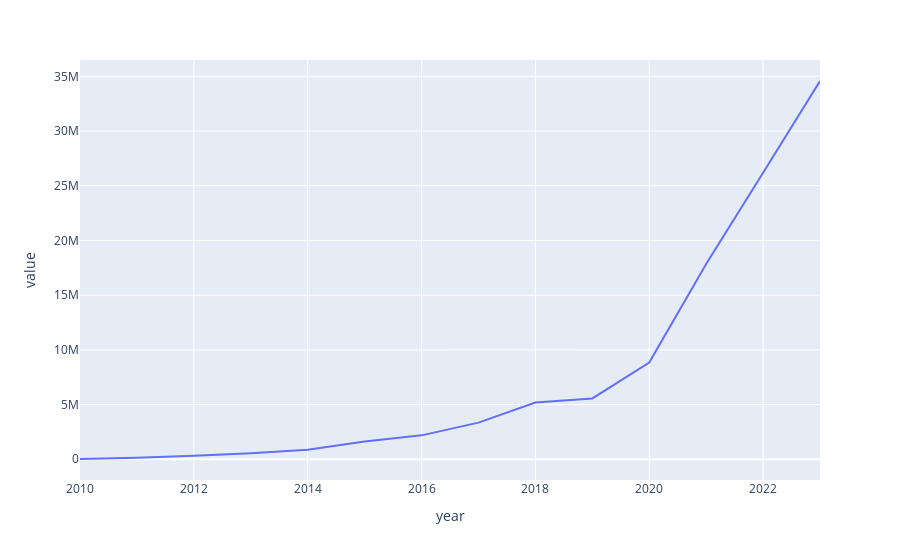

This figure's notebook cell:
### Markdown cell above
## Plotly express line chart

### Code cell
yearly_sales = sales.groupby('year')['value'].sum().reset_index()
yearly_sales['value'] = yearly_sales['value'].astype(int)
# display(yearly_sales)

import plotly.express as px

line_fig = px.line(yearly_sales, yearly_sales['year'], yearly_sales['value'], hover_data="value")

line_fig.show()

### Figure 1 — Plotly figure (JSON) as saved in the notebook; plotly's stock layout.template omitted (floating-point values rounded to 4 significant figures)
{"data": [{"hovertemplate": "year=%{x}<br>value=%{y}<extra></extra>", "legendgroup": "", "line": {"color": "#636efa", "dash": "solid"}, "marker": {"symbol": "circle"}, "mode": "lines", "name": "", "orientation": "v", "showlegend": false, "type": "scatter", "x": [2010, 2011, 2012, 2013, 2014, 2015, 2016, 2017, 2018, 2019, 2020, 2021, 2022, 2023], "xaxis": "x", "y": [26064, 130608, 324612, 553557, 868080, 1633905, 2186306, 3351445, 5192548, 5557852, 8834555, 17839480, 26189579, 34572467], "yaxis": "y"}], "layout": {"legend": {"tracegroupgap": 0}, "margin": {"t": 60}, "xaxis": {"anchor": "y", "domain": [0, 1], "title": {"text": "year"}}, "yaxis": {"anchor": "x", "domain": [0, 1], "title": {"text": "value"}}}}
